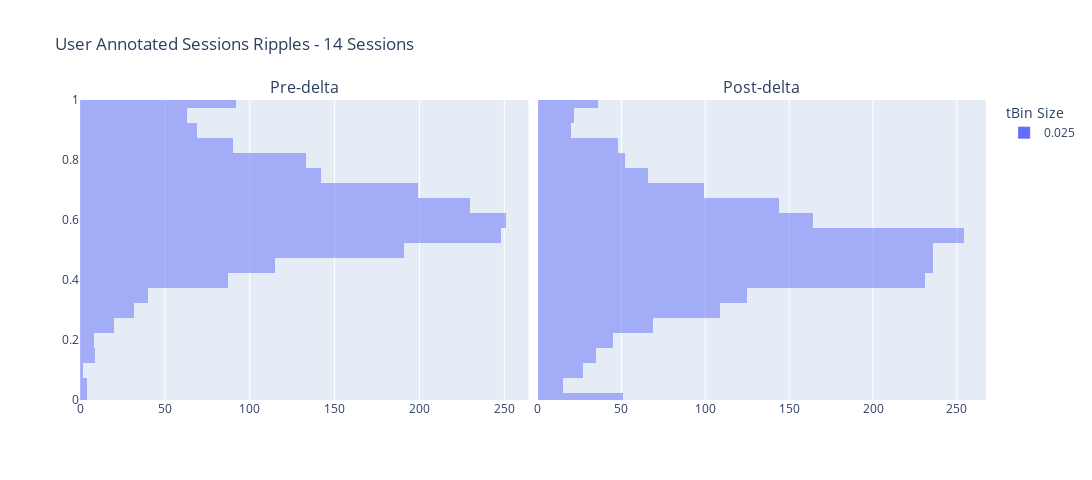

Notebook code cell kept with this figure:
### Code cell
ripple_title_prefix = "User Annotated Sessions Ripples"

# concatenated_ripple_df = deepcopy(user_approved_ripple_df)
# ripple_title_prefix = "User Selected Ripples Only"

# concatenated_ripple_df = deepcopy(user_rejected_ripple_df)
# ripple_title_prefix = "User Rejected Ripples Only"

# concatenated_ripple_df = deepcopy(df)


# Create a bubble chart for ripples
enabled_time_bin_sizes = None
ripple_num_unique_sessions: int = concatenated_ripple_df.session_name.nunique(dropna=True) # number of unique sessions, ignoring the NA entries
ripple_num_unique_time_bins: int = concatenated_ripple_df.time_bin_size.nunique(dropna=True)
ripple_title_string_suffix: str = f'{ripple_num_unique_sessions} Sessions'
ripple_title: str = f"{ripple_title_prefix} - {ripple_title_string_suffix}"
fig_ripples, figure_ripples_context = _helper_build_figure(data_results_df=concatenated_ripple_df, histogram_bins=25, earliest_delta_aligned_t_start=earliest_delta_aligned_t_start, latest_delta_aligned_t_end=latest_delta_aligned_t_end, enabled_time_bin_sizes=enabled_time_bin_sizes, main_plot_mode='default', title=ripple_title, is_dark_mode=is_dark_mode)
figure_ripples_context = figure_ripples_context.adding_context_if_missing(num_sessions=num_sessions, plot_type='hist', comparison='pre-post-delta')
fig_ripples = fig_ripples.update_layout(fig_size_kwargs)
fig_ripples.show()
# fig_to_clipboard(fig_ripples)
figure_out_paths = save_plotly(a_fig=fig_ripples, a_fig_context=figure_ripples_context)

### Figure 1 — Plotly figure (JSON) as saved in the notebook; plotly's stock layout.template omitted (floating-point values rounded to 4 significant figures; data arrays with more than 128 entries replaced by an {"elided": "..."} marker saying what was removed)
{"data": [{"alignmentgroup": "True", "bingroup": "y", "hovertemplate": "time_bin_size=0.025<br>count=%{x}<br>P_Long=%{y}<extra></extra>", "legendgroup": "0.025", "marker": {"color": "#636efa", "opacity": 0.5, "pattern": {"shape": ""}}, "name": "0.025", "nbinsy": 25, "offsetgroup": "0.025", "orientation": "h", "showlegend": true, "type": "histogram", "xaxis": "x", "y": {"elided": "2035 float values"}, "yaxis": "y"}, {"alignmentgroup": "True", "bingroup": "y", "hovertemplate": "time_bin_size=0.025<br>count=%{x}<br>P_Long=%{y}<extra></extra>", "legendgroup": "0.025", "marker": {"color": "#636efa", "opacity": 0.5, "pattern": {"shape": ""}}, "name": "0.025", "nbinsy": 25, "offsetgroup": "0.025", "orientation": "h", "showlegend": false, "type": "histogram", "xaxis": "x2", "y": {"elided": "2084 float values"}, "yaxis": "y2"}], "layout": {"annotations": [{"font": {"size": 16}, "showarrow": false, "text": "Pre-delta", "x": 0.2475, "xanchor": "center", "xref": "paper", "y": 1, "yanchor": "bottom", "yref": "paper"}, {"font": {"size": 16}, "showarrow": false, "text": "Post-delta", "x": 0.7525, "xanchor": "center", "xref": "paper", "y": 1, "yanchor": "bottom", "yref": "paper"}], "barmode": "overlay", "height": 480, "legend": {"title": {"text": "tBin Size"}}, "title": {"text": "User Annotated Sessions Ripples - 14 Sessions"}, "width": 1650, "xaxis": {"anchor": "y", "domain": [0, 0.495]}, "xaxis2": {"anchor": "y2", "domain": [0.505, 1]}, "yaxis": {"anchor": "x", "domain": [0, 1], "range": [0, 1]}, "yaxis2": {"anchor": "x2", "domain": [0, 1], "matches": "y", "range": [0, 1], "showticklabels": false}}}
